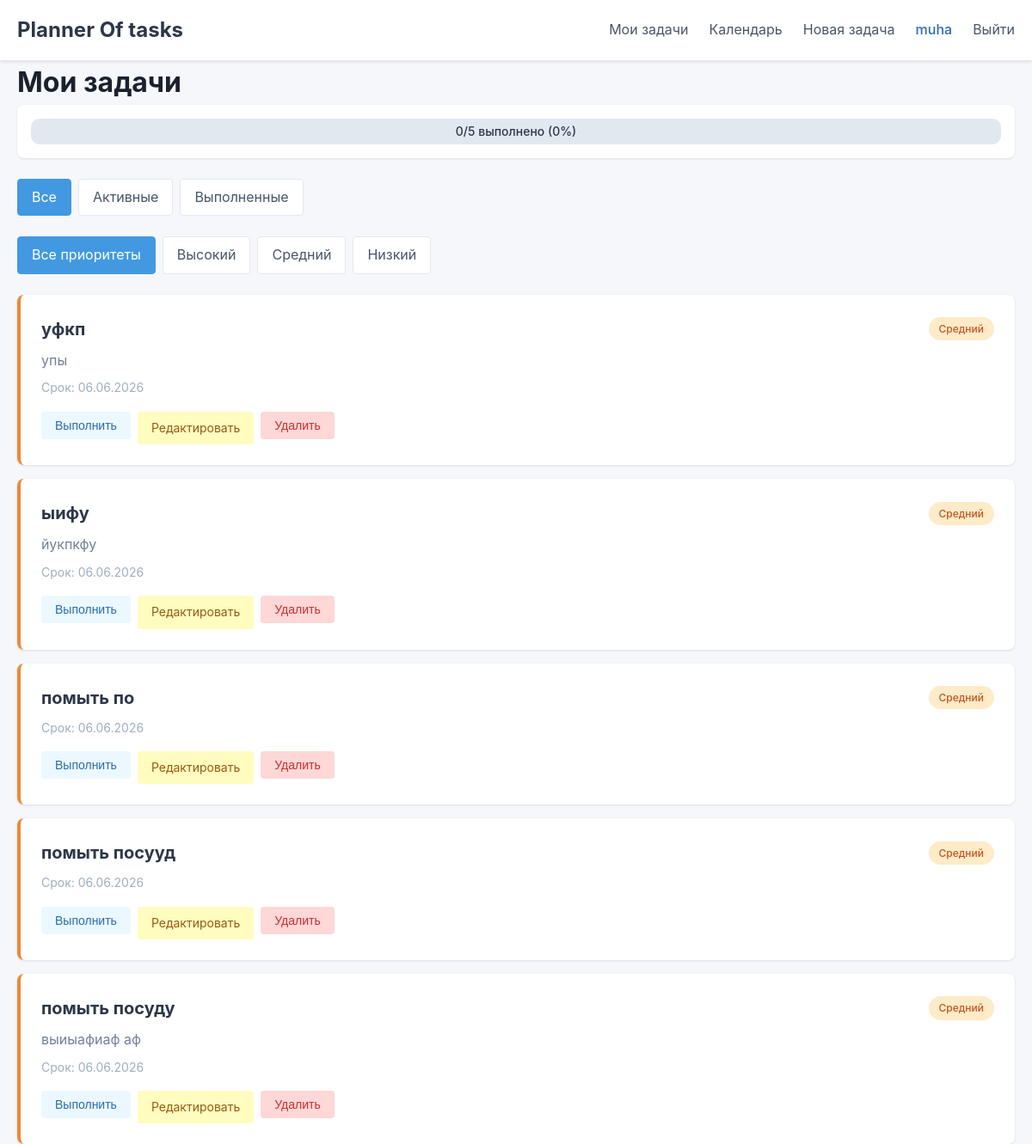
/tasks (signed in), run on an earlier commit of the app's database.
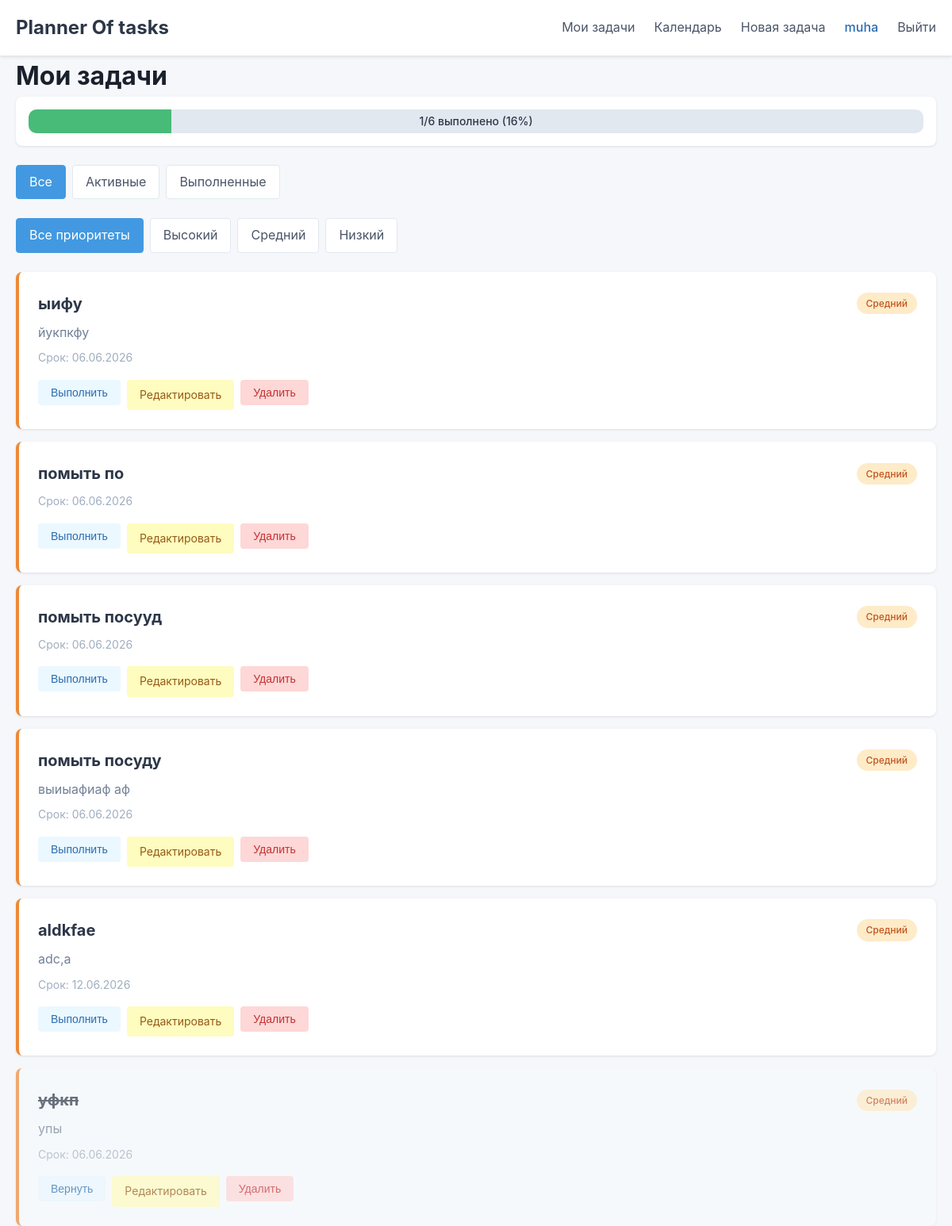
And on a later commit of the database.
### app/models.py (models this page shows, shortened)
class User(UserMixin, db.Model):
    id = db.Column(db.Integer, primary_key=True)
    username = db.Column(db.String(64), unique=True,
                         nullable=False, index=True)
    email = db.Column(db.String(120), unique=True, nullable=False, index=True)
    password_hash = db.Column(db.String(256), nullable=False)
    created_at = db.Column(db.DateTime, default=datetime.utcnow)
    tasks = db.relationship('Task', backref='user',
                            lazy='dynamic', cascade='all, delete-orphan')

class Task(db.Model):
    id = db.Column(db.Integer, primary_key=True)
    title = db.Column(db.String(100), nullable=False)
    description = db.Column(db.Text, default='')
    priority = db.Column(db.Integer, default=2)
    is_done = db.Column(db.Boolean, default=False)
    due_date = db.Column(db.Date, nullable=True)
    created_at = db.Column(db.DateTime, default=datetime.utcnow)
    updated_at = db.Column(
        db.DateTime, default=datetime.utcnow, onupdate=datetime.utcnow)
    user_id = db.Column(db.Integer, db.ForeignKey('user.id'), nullable=False)
    @property
    def priority_text(self):
        texts = {1: 'Высокий', 2: 'Средний', 3: 'Низкий'}
        return texts.get(self.priority, 'Не указан')

### app/routes.py (the view)
    @app.route('/tasks')
    @login_required
    def tasks():
        status_filter = request.args.get('status', 'all')
        priority_filter = request.args.get('priority', 'all')
        query = Task.query.filter_by(user_id=current_user.id)
        if status_filter == 'active':
            query = query.filter_by(is_done=False)
        elif status_filter == 'completed':
            query = query.filter_by(is_done=True)
        if priority_filter != 'all':
            query = query.filter_by(priority=int(priority_filter))
        tasks_list = query.order_by(
            Task.is_done.asc(),
            Task.priority.asc(),
            Task.due_date.asc(),
            Task.created_at.desc()
        ).all()
        total_tasks = Task.query.filter_by(user_id=current_user.id).count()
        completed_tasks = Task.query.filter_by(
            user_id=current_user.id, is_done=True).count()
        completion_percent = (
            completed_tasks / total_tasks * 100) if total_tasks > 0 else 0
        logger.info(
            f'User {current_user.username} viewed tasks list (status={status_filter}, priority={priority_filter})')
        return render_template('tasks.html',
                               tasks=tasks_list,
                               status_filter=status_filter,
                               priority_filter=priority_filter,
                               total_tasks=total_tasks,
                               completed_tasks=completed_tasks,
                               completion_percent=int(completion_percent))

### app/__init__.py (called while the page is built)
@login_manager.user_loader
def load_user(user_id):
    from app.models import User
    return User.query.get(int(user_id))

### app/templates/tasks.html (shortened to what this page needs)
{% extends "base.html" %}
{% block content %}
<h1>Мои задачи</h1>
<div class="stats-bar">
    <div class="progress-container">
        <div class="progress-bar" style="width: {{ completion_percent }}%"></div>
        <span class="progress-text">{{ completed_tasks }}/{{ total_tasks }} выполнено ({{ completion_percent }}%)</span>
    </div>
</div>
<div class="filters">
    <a href="{{ url_for('tasks', status='all', priority=priority_filter) }}"
        class="filter-btn {% if status_filter == 'all' %}active{% endif %}">Все</a>
    <a href="{{ url_for('tasks', status='active', priority=priority_filter) }}"
        class="filter-btn {% if status_filter == 'active' %}active{% endif %}">Активные</a>
    <a href="{{ url_for('tasks', status='completed', priority=priority_filter) }}"
        class="filter-btn {% if status_filter == 'completed' %}active{% endif %}">Выполненные</a>
</div>
<div class="filters">
    <a href="{{ url_for('tasks', status=status_filter, priority='all') }}"
        class="filter-btn priority-all {% if priority_filter == 'all' %}active{% endif %}">Все приоритеты</a>
    <a href="{{ url_for('tasks', status=status_filter, priority='1') }}"
        class="filter-btn priority-high {% if priority_filter == '1' %}active{% endif %}">Высокий</a>
    <a href="{{ url_for('tasks', status=status_filter, priority='2') }}"
        class="filter-btn priority-medium {% if priority_filter == '2' %}active{% endif %}">Средний</a>
    <a href="{{ url_for('tasks', status=status_filter, priority='3') }}"
        class="filter-btn priority-low {% if priority_filter == '3' %}active{% endif %}">Низкий</a>
</div>
<div class="task-list">
    {% for task in tasks %}
    <div class="task-card priority-{{ task.priority }} {% if task.is_done %}completed{% endif %}">
        <div class="task-header">
            <h3>{{ task.title }}</h3>
            <span class="priority-badge">{{ task.priority_text }}</span>
        </div>
        {% if task.description %}
        <p class="task-description">{{ task.description[:100] }}{% if task.description|length > 100 %}...{% endif %}</p>
        {% endif %}
        {% if task.due_date %}
        <p class="task-due-date">Срок: {{ task.due_date.strftime('%d.%m.%Y') }}</p>
        {% endif %}
        <div class="task-actions">
            <form action="{{ url_for('toggle_task', id=task.id) }}" method="POST" style="display:inline">
                <button type="submit" class="btn-toggle">
                    {% if task.is_done %}Вернуть{% else %}Выполнить{% endif %}
                </button>
            </form>
            <a href="{{ url_for('edit_task', id=task.id) }}" class="btn-edit">Редактировать</a>
            <form action="{{ url_for('delete_task', id=task.id) }}" method="POST" style="display:inline"
                onsubmit="return confirm('Удалить задачу?')">
                <button type="submit" class="btn-delete">Удалить</button>
            </form>
        </div>
    </div>
    {% else %}
    <div class="empty-state">
        <p>У вас пока нет задач</p>
        <a href="{{ url_for('new_task') }}" class="btn-new">Создать первую задачу</a>
    </div>
    {% endfor %}
</div>
{% endblock %}

### app/templates/base.html (shortened to what this page needs)
<!DOCTYPE html>
<html lang="ru">
<head>
    <link rel="stylesheet" href="{{ url_for('static', filename='style.css') }}">
</head>
<body>
    <nav>
        <div class="container">
            <a href="/" class="logo">Planner Of tasks</a>
            <div class="nav-links">
                {% if current_user.is_authenticated %}
                <a href="{{ url_for('tasks') }}">Мои задачи</a>
                <a href="{{ url_for('calendar') }}">Календарь</a>
                <a href="{{ url_for('new_task') }}">Новая задача</a>
                <span class="user-name">{{ current_user.username }}</span>
                <a href="{{ url_for('logout') }}">Выйти</a>
                {% else %}
                <a href="{{ url_for('login') }}">Вход</a>
                <a href="{{ url_for('register') }}">Регистрация</a>
                {% endif %}
            </div>
        </div>
    </nav>
    <main class="container">
        {% block content %}{% endblock %}
    </main>
</body>
</html>

### app/static/style.css (style rules this page uses)
* { margin: 0; padding: 0; box-sizing: border-box; }
body { font-family: -apple-system, BlinkMacSystemFont, 'Segoe UI', Roboto, 'Helvetica Neue', Arial, sans-serif; background: #f5f7fa; color: #1a202c; line-height: 1.6; }
.container { max-width: 1200px; margin: 0 auto; padding: 0 20px; }
nav { background: white; box-shadow: 0 2px 4px rgba(0, 0, 0, 0.1); position: sticky; top: 0; z-index: 100; }
nav .container { display: flex; justify-content: space-between; align-items: center; padding: 1rem 20px; }
.logo { font-size: 1.5rem; font-weight: bold; color: #2d3748; text-decoration: none; }
.nav-links { display: flex; gap: 1.5rem; align-items: center; }
.nav-links a { color: #4a5568; text-decoration: none; transition: color 0.3s; }
.user-name { color: #2b6cb0; font-weight: 500; }
main { padding: 2rem 0; min-height: calc(100vh - 80px); }
.stats-bar { background: white; padding: 1rem; border-radius: 8px; margin-bottom: 1.5rem; box-shadow: 0 1px 3px rgba(0, 0, 0, 0.1); }
.progress-container { background: #e2e8f0; border-radius: 10px; overflow: hidden; position: relative; height: 30px; }
.progress-bar { background: #48bb78; height: 100%; transition: width 0.3s ease; display: flex; align-items: center; justify-content: center; color: white; font-weight: 500; font-size: 0.875rem; }
.progress-text { position: absolute; left: 50%; transform: translateX(-50%); top: 50%; transform: translate(-50%, -50%); font-size: 0.875rem; font-weight: 500; color: #2d3748; white-space: nowrap; }
.filters { display: flex; gap: 0.5rem; margin-bottom: 1.5rem; flex-wrap: wrap; }
.filter-btn { padding: 0.5rem 1rem; background: white; border: 1px solid #e2e8f0; border-radius: 4px; text-decoration: none; color: #4a5568; transition: all 0.3s; }
.filter-btn.active { background: #4299e1; color: white; border-color: #4299e1; }
.task-list { display: flex; flex-direction: column; gap: 1rem; }
.task-card { background: white; padding: 1.5rem; border-radius: 8px; box-shadow: 0 1px 3px rgba(0, 0, 0, 0.1); transition: box-shadow 0.3s; border-left: 4px solid #cbd5e0; }
.task-card.priority-2 { border-left-color: #ed8936; }
.task-card.completed { opacity: 0.7; background: #f7fafc; }
.task-card.completed h3 { text-decoration: line-through; }
.task-header { display: flex; justify-content: space-between; align-items: center; margin-bottom: 0.5rem; }
.task-header h3 { font-size: 1.25rem; color: #2d3748; }
.priority-badge { padding: 0.25rem 0.75rem; border-radius: 20px; font-size: 0.75rem; font-weight: 500; }
.task-card.priority-2 .priority-badge { background: #feebc8; color: #c05621; }
.task-description { color: #718096; margin: 0.5rem 0; }
.task-due-date { font-size: 0.875rem; color: #a0aec0; margin: 0.5rem 0; }
.task-actions { margin-top: 1rem; display: flex; gap: 0.5rem; }
.task-actions button, .task-actions a { padding: 0.5rem 1rem; border: none; border-radius: 4px; cursor: pointer; font-size: 0.875rem; text-decoration: none; display: inline-block; transition: background 0.3s; }
.btn-toggle { background: #ebf8ff; color: #2b6cb0; }
.btn-edit { background: #fefcbf; color: #975a16; }
.btn-delete { background: #fed7d7; color: #c53030; }

What changed in the data, as far as the page shows it:
added Task: title "aldkfae", priority_text "Средний", description "adc,a", due_date "12.06.2026", is_done "Выполнить"
changed Task "уфкп": is_done "Выполнить" → "Вернуть"; moves down the list
Also different on the page:
{{ completed_tasks }}: "0" → "1"
{{ total_tasks }}: "5" → "6"
{{ completion_percent }}: "0" → "16"
